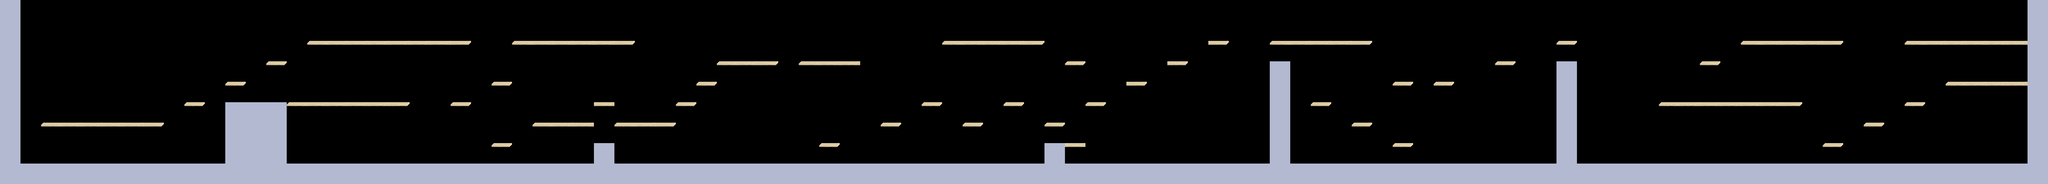

Rendered tile map (Tiled .tmx) drawn with the repository's tilesets; below, a short description and the full map source, tile grids included:
An orthogonal 100x9 tile map with 64x64 px tiles, 1 tile layer (Platform).

<map version="1.4" tiledversion="1.4.3" orientation="orthogonal" renderorder="right-down" width="100" height="9" tilewidth="64" tileheight="64" infinite="0" nextlayerid="3" nextobjectid="5">
 <tileset firstgid="1" name="tiles" tilewidth="64" tileheight="64" tilecount="9" columns="0">
  <grid orientation="orthogonal" width="1" height="1" />
  <tile id="0">
   <image width="64" height="64" source="assets/platform_shelf_left_end.png" />
  </tile>
  <tile id="1">
   <image width="64" height="64" source="assets/platform_shelf_right_end.png" />
  </tile>
  <tile id="2">
   <image width="64" height="64" source="assets/platform_shelf_single.png" />
  </tile>
  <tile id="3">
   <image width="64" height="17" source="assets/platform_light_resize.png" />
  </tile>
  <tile id="4">
   <image width="64" height="64" source="assets/tile_floor.png" />
  </tile>
  <tile id="5">
   <image width="64" height="64" source="assets/platform_light_left_end.png" />
  </tile>
  <tile id="6">
   <image width="64" height="64" source="assets/platform_light_middle.png" />
  </tile>
  <tile id="7">
   <image width="64" height="64" source="assets/platform_light_right_end.png" />
  </tile>
  <tile id="8">
   <image width="64" height="64" source="assets/platform_shelf_middle.png" />
  </tile>
 </tileset>
 <layer id="1" name="Platform" width="100" height="9">
  <data encoding="csv">
5,0,0,0,0,0,0,0,0,0,0,0,0,0,0,0,0,0,0,0,0,0,0,0,0,0,0,0,0,0,0,0,0,0,0,0,0,0,0,0,0,0,0,0,0,0,0,0,0,0,0,0,0,0,0,0,0,0,0,0,0,0,0,0,0,0,0,0,0,0,0,0,0,0,0,0,0,0,0,0,0,0,0,0,0,0,0,0,0,0,0,0,0,0,0,0,0,0,0,5,
5,0,0,0,0,0,0,0,0,0,0,0,0,0,0,0,0,0,0,0,0,0,0,0,0,0,0,0,0,0,0,0,0,0,0,0,0,0,0,0,0,0,0,0,0,0,0,0,0,0,0,0,0,0,0,0,0,0,0,0,0,0,0,0,0,0,0,0,0,0,0,0,0,0,0,0,0,0,0,0,0,0,0,0,0,0,0,0,0,0,0,0,0,0,0,0,0,0,0,5,
5,0,0,0,0,0,0,0,0,0,0,0,0,0,0,1,9,9,9,9,9,9,2,0,0,1,9,9,9,9,2,0,0,0,0,0,0,0,0,0,0,0,0,0,0,0,1,9,9,9,2,0,0,0,0,0,0,0,0,2,0,0,1,9,9,9,2,0,0,0,0,0,0,0,0,0,3,0,0,0,0,0,0,0,0,1,9,9,9,2,0,0,0,1,9,9,9,9,9,5,
5,0,0,0,0,0,0,0,0,0,0,0,0,3,0,0,0,0,0,0,0,0,0,0,0,0,0,0,0,0,0,0,0,0,0,1,9,2,0,1,9,9,0,0,0,0,0,0,0,0,0,0,3,0,0,0,0,2,0,0,0,0,5,0,0,0,0,0,0,0,0,0,0,3,0,0,5,0,0,0,0,0,0,3,0,0,0,0,0,0,0,0,0,0,0,0,0,0,0,5,
5,0,0,0,0,0,0,0,0,0,0,3,0,0,0,0,0,0,0,0,0,0,0,0,3,0,0,0,0,0,0,0,0,0,3,0,0,0,0,0,0,0,0,0,0,0,0,0,0,0,0,0,0,0,0,2,0,0,0,0,0,0,5,0,0,0,0,0,3,0,3,0,0,0,0,0,5,0,0,0,0,0,0,0,0,0,0,0,0,0,0,0,0,0,0,1,9,9,9,5,
5,0,0,0,0,0,0,0,0,3,0,5,5,5,1,9,9,9,9,2,0,0,3,0,0,0,0,0,0,9,0,0,0,3,0,0,0,0,0,0,0,0,0,0,0,3,0,0,0,3,0,0,0,3,0,0,0,0,0,0,0,0,5,0,3,0,0,0,0,0,0,0,0,0,0,0,5,0,0,0,0,1,9,9,9,9,9,2,0,0,0,0,0,3,0,0,0,0,0,5,
5,0,1,9,9,9,9,2,0,0,0,5,5,5,0,0,0,0,0,0,0,0,0,0,0,0,1,9,9,0,1,9,2,0,0,0,0,0,0,0,0,0,0,3,0,0,0,3,0,0,0,3,0,0,0,0,0,0,0,0,0,0,5,0,0,0,3,0,0,0,0,0,0,0,0,0,5,0,0,0,0,0,0,0,0,0,0,0,0,0,0,3,0,0,0,0,0,0,0,5,
5,0,0,0,0,0,0,0,0,0,0,5,5,5,0,0,0,0,0,0,0,0,0,0,3,0,0,0,0,5,0,0,0,0,0,0,0,0,0,0,3,0,0,0,0,0,0,0,0,0,0,5,9,0,0,0,0,0,0,0,0,0,5,0,0,0,0,0,3,0,0,0,0,0,0,0,5,0,0,0,0,0,0,0,0,0,0,0,0,3,0,0,0,0,0,0,0,0,0,5,
5,5,5,5,5,5,5,5,5,5,5,5,5,5,5,5,5,5,5,5,5,5,5,5,5,5,5,5,5,5,5,5,5,5,5,5,5,5,5,5,5,5,5,5,5,5,5,5,5,5,5,5,5,5,5,5,5,5,5,5,5,5,5,5,5,5,5,5,5,5,5,5,5,5,5,5,5,5,5,5,5,5,5,5,5,5,5,5,5,5,5,5,5,5,5,5,5,5,5,5
</data>
 </layer>
 <objectgroup id="2" name="Toilet Paper" />
</map>